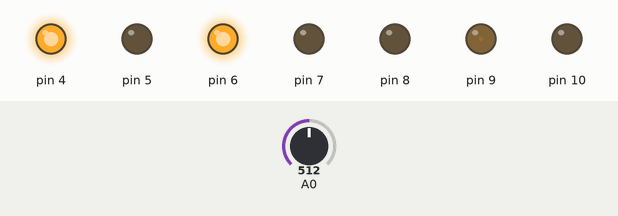
A sketch run on a simulated Arduino Uno, built with avr-gcc and run on an emulated ATmega328P. Parts: output pins drawn as LEDs (lit = HIGH). Inputs (shaded band) come from the test bench; at power-on: A0 = 512. What the sketch prints to the serial monitor is not drawn.

Above: at 4.8 s.
4.9 s: A0 set to 32
9.9 s: A0 set to 26
17.5 s: A0 set to 122
Timing chart, 0 to 29.5 s (numbered marks = the images above; inputs shaded):
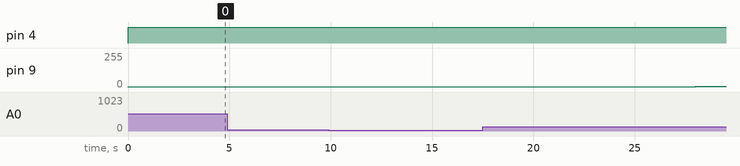

The sketch:

TempExperiment.ino
```cpp
#define PIN_TERMOMETRO 0
int pwm, signo, delta_pwm;

float temp_actual, temp_Objetivo, err_temp;

void setup() {

	pwm = 0;
	delta_pwm = 1;

	temp_Objetivo = 15.0;
  	err_temp = 0.5;

  	signo = 1; //Indica si peltier debe calentar o enfriar

	init_PuenteH();
	encendido_PuenteH(1);


}


void loop() {


  	temp_actual = leer_Temperatura(PIN_TERMOMETRO);

  	if ( temp_actual > (temp_Objetivo + err_temp) )
  		pwm += -1 * delta_pwm;

  	else if (temp_actual < (temp_Objetivo - err_temp) )
  		pwm += delta_pwm;

  	if ( pwm > 255)	pwm = 255;

  	else if (pwm < -255) pwm = -255;

  	if (pwm < 0)	signo = -1;

  	else if(pwm > 0)	signo = 1;

	control_motor_PuenteH( 1 , abs(pwm) , signo);

  	Serial.print("Temp = ");
  	Serial.print(temp_actual);

  	Serial.print("  pwm = ");
  	Serial.println(pwm);

	delay(4000);


	//delay(1000);               // wait for a second

}


void encendido_PuenteH(int encender){

	if(encender == 0)
		digitalWrite (6, LOW);  /*Se Deshabilita el motor shield*/
	else
		digitalWrite (6, HIGH); /*Se Habilita la salida del motor Shield */
}

void control_motor_PuenteH(int motor, int pwm, int sentido)
{
	/* Permite controlar motores
	Valores aceptados:
		motor: {1,2}
		pwm: [0,255] 0% a 100%
		sentido: {-1,+1}
	*/

	if(pwm > 255)	pwm = 255;

	else if(pwm < 0)	pwm = 0;

	if(motor == 1)
	{
		if(sentido > 0) // Girar derecha
		{
			digitalWrite (4, LOW);
			digitalWrite (5, HIGH);
		}

		else if(sentido < 0) // Girar izquierda
		{
			digitalWrite (4, HIGH);
			digitalWrite (5, LOW);
		}

		analogWrite (9, pwm); /*Se establece la velocidad Motor1 */

	}

	else if(motor == 2)
	{
		if(sentido > 0) // Girar derecha
		{
			digitalWrite (7, LOW);
			digitalWrite (8, HIGH);
		}

		else if(sentido < 0) // Girar izquierda
		{
			digitalWrite (7, HIGH);
			digitalWrite (8, LOW);
		}

		analogWrite (10, pwm); /*Se establece la velocidad Motor1 */

	}

}

void init_PuenteH(){

  	Serial.begin(9600);
	pinMode (4, OUTPUT); /*Se configura el pin 4 (1A) como salida */
	pinMode (5, OUTPUT); /*Se configura el pin 5 (1B) como salida */
	pinMode (9, OUTPUT); /*Se configura el pin 9 (P1) como salida */
	pinMode (7, OUTPUT); /*Se configura el pin 7 (2A) como salida */
	pinMode (8, OUTPUT); /*Se configura el pin 8 (2B) como salida */
	pinMode (10, OUTPUT); /*Se configura el pin 10 (P2) como salida */
	pinMode (6, OUTPUT); /*Se configura el pin 6 (SE) como salida */
}

float leer_Temperatura(int analog_pin)
{
	float tempC = analogRead(analog_pin);
	tempC = (5.0 * tempC * 100.0)/1024.0;
	return tempC;
}
```

Measured:
- after the input at 17.5 s, pin 4: stays HIGH (without the input it goes to LOW after 6.5 s); pin 5: stays LOW (without the input it goes to HIGH after 6.5 s)
